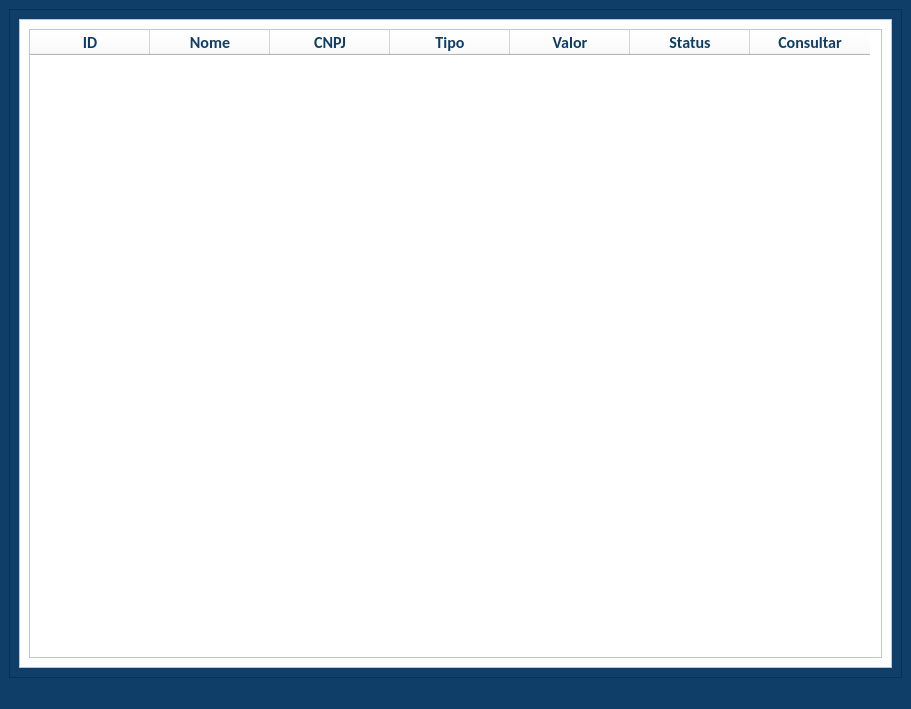
<?xml version="1.0" encoding="UTF-8"?>
<ui version="4.0">
 <class>MainWindow</class>
 <widget class="QMainWindow" name="MainWindow">
  <property name="geometry">
   <rect>
    <x>0</x>
    <y>0</y>
    <width>911</width>
    <height>709</height>
   </rect>
  </property>
  <property name="minimumSize">
   <size>
    <width>0</width>
    <height>0</height>
   </size>
  </property>
  <property name="maximumSize">
   <size>
    <width>16777215</width>
    <height>16777215</height>
   </size>
  </property>
  <property name="windowTitle">
   <string>MainWindow</string>
  </property>
  <property name="styleSheet">
   <string notr="true">background-color: rgb(15, 62, 104);</string>
  </property>
  <widget class="QWidget" name="centralwidget">
   <layout class="QVBoxLayout" name="verticalLayout">
    <item>
     <widget class="QScrollArea" name="scrollArea">
      <property name="widgetResizable">
       <bool>true</bool>
      </property>
      <widget class="QWidget" name="scrollAreaWidgetContents">
       <property name="geometry">
        <rect>
         <x>0</x>
         <y>0</y>
         <width>897</width>
         <height>677</height>
        </rect>
       </property>
       <layout class="QVBoxLayout" name="verticalLayout_2">
        <item>
         <widget class="QFrame" name="frame">
          <property name="minimumSize">
           <size>
            <width>0</width>
            <height>0</height>
           </size>
          </property>
          <property name="maximumSize">
           <size>
            <width>16777215</width>
            <height>16777215</height>
           </size>
          </property>
          <property name="layoutDirection">
           <enum>Qt::LeftToRight</enum>
          </property>
          <property name="styleSheet">
           <string notr="true">background-color: rgb(255, 255, 255);
color: rgb(15, 62, 104);</string>
          </property>
          <property name="frameShape">
           <enum>QFrame::StyledPanel</enum>
          </property>
          <property name="frameShadow">
           <enum>QFrame::Raised</enum>
          </property>
          <layout class="QVBoxLayout" name="verticalLayout_3">
           <item>
            <widget class="QTableWidget" name="tabelaLista">
             <property name="sizePolicy">
              <sizepolicy hsizetype="Preferred" vsizetype="Preferred">
               <horstretch>0</horstretch>
               <verstretch>0</verstretch>
              </sizepolicy>
             </property>
             <property name="minimumSize">
              <size>
               <width>0</width>
               <height>0</height>
              </size>
             </property>
             <property name="maximumSize">
              <size>
               <width>16777215</width>
               <height>16777215</height>
              </size>
             </property>
             <property name="font">
              <font>
               <family>Calibri</family>
               <pointsize>9</pointsize>
               <weight>50</weight>
               <bold>false</bold>
              </font>
             </property>
             <property name="focusPolicy">
              <enum>Qt::NoFocus</enum>
             </property>
             <property name="styleSheet">
              <string notr="true">background-color: rgb(255, 255, 255);
color: rgb(15, 62, 104);</string>
             </property>
             <attribute name="horizontalHeaderCascadingSectionResizes">
              <bool>true</bool>
             </attribute>
             <attribute name="horizontalHeaderDefaultSectionSize">
              <number>120</number>
             </attribute>
             <column>
              <property name="text">
               <string>ID</string>
              </property>
              <property name="font">
               <font>
                <family>Calibri</family>
                <pointsize>12</pointsize>
                <weight>75</weight>
                <bold>true</bold>
               </font>
              </property>
             </column>
             <column>
              <property name="text">
               <string>Nome</string>
              </property>
              <property name="font">
               <font>
                <family>Calibri</family>
                <pointsize>12</pointsize>
                <weight>75</weight>
                <bold>true</bold>
               </font>
              </property>
             </column>
             <column>
              <property name="text">
               <string>CNPJ</string>
              </property>
              <property name="font">
               <font>
                <family>Calibri</family>
                <pointsize>12</pointsize>
                <weight>75</weight>
                <bold>true</bold>
               </font>
              </property>
             </column>
             <column>
              <property name="text">
               <string>Tipo</string>
              </property>
              <property name="font">
               <font>
                <family>Calibri</family>
                <pointsize>12</pointsize>
                <weight>75</weight>
                <bold>true</bold>
               </font>
              </property>
             </column>
             <column>
              <property name="text">
               <string>Valor</string>
              </property>
              <property name="font">
               <font>
                <family>Calibri</family>
                <pointsize>12</pointsize>
                <weight>75</weight>
                <bold>true</bold>
               </font>
              </property>
             </column>
             <column>
              <property name="text">
               <string>Status</string>
              </property>
              <property name="font">
               <font>
                <family>Calibri</family>
                <pointsize>12</pointsize>
                <weight>75</weight>
                <bold>true</bold>
               </font>
              </property>
             </column>
             <column>
              <property name="text">
               <string>Consultar</string>
              </property>
              <property name="font">
               <font>
                <family>Calibri</family>
                <pointsize>12</pointsize>
                <weight>75</weight>
                <bold>true</bold>
               </font>
              </property>
             </column>
            </widget>
           </item>
          </layout>
         </widget>
        </item>
       </layout>
      </widget>
     </widget>
    </item>
   </layout>
  </widget>
  <widget class="QStatusBar" name="statusbar"/>
 </widget>
 <resources/>
 <connections/>
</ui>
